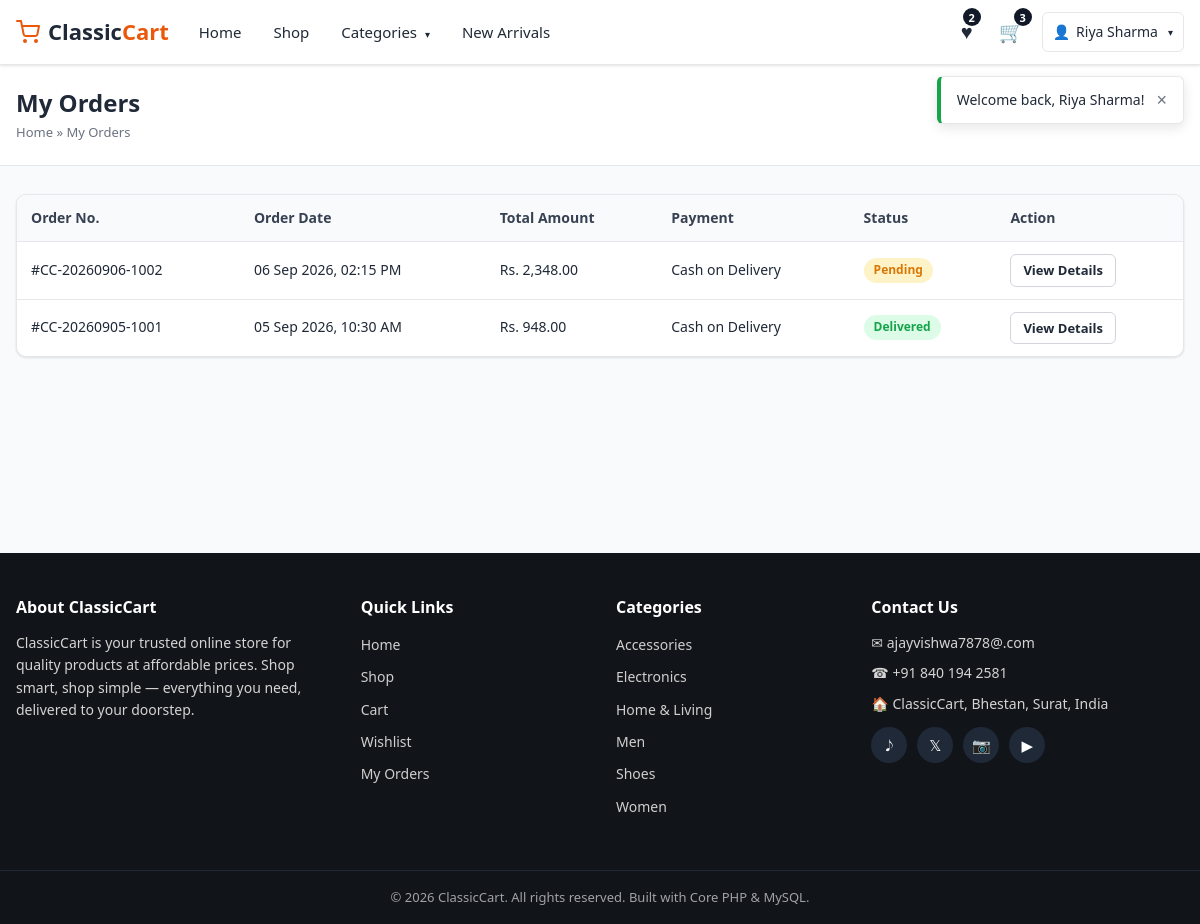
Screenshot of /orders.php (signed in) with the database file from the repository.
### tables this page shows
CREATE TABLE `users` (
  `id` INT(11) NOT NULL AUTO_INCREMENT,
  `name` VARCHAR(100) NOT NULL,
  `email` VARCHAR(150) NOT NULL,
  `phone` VARCHAR(20) DEFAULT NULL,
  `password` VARCHAR(255) NOT NULL,
  `address` TEXT DEFAULT NULL,
  `city` VARCHAR(100) DEFAULT NULL,
  `state` VARCHAR(100) DEFAULT NULL,
  `pincode` VARCHAR(10) DEFAULT NULL,
  `status` TINYINT(1) NOT NULL DEFAULT 1 COMMENT '1 = active, 0 = inactive',
  `created_at` TIMESTAMP NOT NULL DEFAULT CURRENT_TIMESTAMP,
  PRIMARY KEY (`id`),
  UNIQUE KEY `uq_user_email` (`email`)
);

CREATE TABLE `orders` (
  `id` INT(11) NOT NULL AUTO_INCREMENT,
  `order_number` VARCHAR(50) NOT NULL,
  `user_id` INT(11) DEFAULT NULL,
  `name` VARCHAR(100) NOT NULL,
  `email` VARCHAR(150) NOT NULL,
  `phone` VARCHAR(20) NOT NULL,
  `address` TEXT NOT NULL,
  `city` VARCHAR(100) NOT NULL,
  `state` VARCHAR(100) NOT NULL,
  `pincode` VARCHAR(10) NOT NULL,
  `subtotal` DECIMAL(10,2) NOT NULL DEFAULT 0.00,
  `shipping` DECIMAL(10,2) NOT NULL DEFAULT 0.00,
  `total` DECIMAL(10,2) NOT NULL DEFAULT 0.00,
  `payment_method` VARCHAR(50) NOT NULL DEFAULT 'Cash on Delivery',
  `status` ENUM('Pending','Confirmed','Processing','Shipped','Delivered','Cancelled') NOT NULL DEFAULT 'Pending',
  `created_at` TIMESTAMP NOT NULL DEFAULT CURRENT_TIMESTAMP,
  PRIMARY KEY (`id`),
  UNIQUE KEY `uq_order_number` (`order_number`),
  KEY `idx_order_user` (`user_id`),
  CONSTRAINT `fk_order_user` FOREIGN KEY (`user_id`) REFERENCES `users` (`id`) ON DELETE SET NULL ON UPDATE CASCADE
);

CREATE TABLE `categories` (
  `id` INT(11) NOT NULL AUTO_INCREMENT,
  `name` VARCHAR(100) NOT NULL,
  `image` VARCHAR(255) DEFAULT NULL,
  `description` TEXT DEFAULT NULL,
  `status` TINYINT(1) NOT NULL DEFAULT 1 COMMENT '1 = active, 0 = inactive',
  `created_at` TIMESTAMP NOT NULL DEFAULT CURRENT_TIMESTAMP,
  PRIMARY KEY (`id`),
  UNIQUE KEY `uq_category_name` (`name`)
);

### config/database.php (called while the page is built, shortened)
<?php
function db(): PDO
{
    static $pdo = null;
    if ($pdo === null) {
        try {
            $pdo = new PDO(
                'mysql:host=' . DB_HOST . ';dbname=' . DB_NAME . ';charset=utf8mb4',
                DB_USER,
                DB_PASS,
                array(
                    PDO::ATTR_ERRMODE            => PDO::ERRMODE_EXCEPTION,
                    PDO::ATTR_DEFAULT_FETCH_MODE => PDO::FETCH_ASSOC,
                    PDO::ATTR_EMULATE_PREPARES   => false,
                )
            );
        } catch (PDOException $e) {
            die('Database connection could not be established. Please check your configuration in config/database.php and make sure the database was imported.');
        }
    }
    return $pdo;
}

### includes/auth.php (called while the page is built, shortened)
<?php
require_once __DIR__ . '/functions.php';
function current_user(): ?array
{
    $stmt = db()->prepare('SELECT * FROM users WHERE id = ? LIMIT 1');
    $stmt->execute(array((int)$_SESSION['user_id']));
    $user = $stmt->fetch();
    if ($user && (int)$user['status'] === 1) {
        return $user;
    }
    return null;
}

### includes/functions.php (called while the page is built, shortened)
<?php
require_once __DIR__ . '/../config/database.php';
function e(?string $value): string
{
    return htmlspecialchars((string)$value, ENT_QUOTES, 'UTF-8');
}
function money($amount): string
{
    return 'Rs. ' . number_format((float)$amount, 2);
}
function format_date(string $datetime): string
{
    return date('d M Y, h:i A', strtotime($datetime));
}
function cart_count(): int
{
    $user = current_user();
    $stmt = db()->prepare('SELECT COALESCE(SUM(quantity),0) AS total FROM cart WHERE user_id = ?');
    $stmt->execute(array($user['id']));
    return (int)$stmt->fetch()['total'];
}
function wishlist_count(): int
{
    $user = current_user();
    $stmt = db()->prepare('SELECT COUNT(*) AS total FROM wishlist WHERE user_id = ?');
    $stmt->execute(array($user['id']));
    return (int)$stmt->fetch()['total'];
}
function get_categories(bool $activeOnly = true): array
{
    $sql = 'SELECT c.*, (SELECT COUNT(*) FROM products p WHERE p.category_id = c.id AND p.status = 1) AS product_count
            FROM categories c';
    if ($activeOnly) {
        $sql .= ' WHERE c.status = 1';
    }
    $sql .= ' ORDER BY c.name';
    return db()->query($sql)->fetchAll();
}
function order_status_classes(string $status): string
{
    $map = array(
        'Pending'    => 'badge-warning',
        'Confirmed'  => 'badge-info',
        'Processing' => 'badge-primary',
        'Shipped'    => 'badge-secondary',
        'Delivered'  => 'badge-success',
        'Cancelled'  => 'badge-danger',
    );
    return $map[$status] ?? 'badge-secondary';
}
    ?>

### orders.php (the view, shortened to what this page needs)
<?php
require_once 'includes/auth.php';
$user = current_user();
$stmt = db()->prepare('SELECT * FROM orders WHERE user_id = ? ORDER BY created_at DESC');
$stmt->execute(array($user['id']));
$orders = $stmt->fetchAll();
include 'includes/header.php';
?>
<section class="page-header">
    <div class="container">
        <h1>My Orders</h1>
        <div class="breadcrumb"><a href="index.php">Home</a> &raquo; My Orders</div>
    </div>
</section>
<div class="container">
    <?php if (empty($orders)) { ?>
        <div class="empty-state card">
            <div class="empty-icon">&#128196;</div>
            <h3>No orders yet</h3>
            <p>When you place an order it will appear here.</p>
            <a href="shop.php" class="btn btn-primary">Start Shopping</a>
        </div>
    <?php } else { ?>
        <div class="card" style="padding:0; overflow:hidden;">
            <div class="table-responsive">
                <table class="table" style="margin:0; border:none;">
                    <thead>
                        <tr>
                            <th>Order No.</th>
                            <th>Order Date</th>
                            <th>Total Amount</th>
                            <th>Payment</th>
                            <th>Status</th>
                            <th>Action</th>
                        </tr>
                    </thead>
                    <tbody>
                        <?php foreach ($orders as $order) { ?>
                            <tr>
                                <td>#<?php echo e($order['order_number']); ?></td>
                                <td><?php echo format_date($order['created_at']); ?></td>
                                <td><?php echo money($order['total']); ?></td>
                                <td><?php echo e($order['payment_method']); ?></td>
                                <td><span class="badge <?php echo order_status_classes($order['status']); ?>"><?php echo e($order['status']); ?></span></td>
                                <td><a href="order-details.php?id=<?php echo (int)$order['id']; ?>" class="btn btn-outline btn-sm">View Details</a></td>
                            </tr>
                        <?php } ?>
                    </tbody>
                </table>
            </div>
        </div>
    <?php } ?>
</div>
<?php include 'includes/footer.php'; ?>

### includes/navbar.php (shortened to what this page needs)
<?php
$navCategories = get_categories(true);
$cartCount     = 0;
$wishlistTotal = 0;
if (!empty($current_user)) {
    $cartCount     = cart_count();
    $wishlistTotal = wishlist_count();
}
$active = basename($_SERVER['SCRIPT_NAME']);
?>
<header class="navbar">
    <div class="container navbar-inner">
        <a href="index.php" class="navbar-brand">
            <span class="brand-icon">
            </span>
            <span class="brand-text">Classic<span>Cart</span></span>
        </a>
        <nav class="navbar-menu" id="navbarMenu">
            <ul class="navbar-nav">
                <li><a href="index.php" class="<?php echo $active === 'index.php' ? 'active' : ''; ?>">Home</a></li>
                <li><a href="shop.php" class="<?php echo $active === 'shop.php' ? 'active' : ''; ?>">Shop</a></li>
                <li class="has-dropdown">
                    <a href="shop.php">Categories <span class="caret">&#9662;</span></a>
                </li>
                <li><a href="shop.php?sort=newest">New Arrivals</a></li>
            </ul>
        </nav>
        <div class="navbar-actions">
            <a href="wishlist.php" class="action-link" title="Wishlist">
                <span class="action-icon">&#9829;</span>
                <?php if (!empty($current_user)) { ?><span class="count-badge" id="wishlistCount"><?php echo (int)$wishlistTotal; ?></span><?php } ?>
            </a>
            <a href="cart.php" class="action-link" title="Cart">
                <span class="action-icon">&#128722;</span>
                <?php if (!empty($current_user)) { ?><span class="count-badge" id="cartCount"><?php echo (int)$cartCount; ?></span><?php } ?>
            </a>
            <?php if (!empty($current_user)) { ?>
                <div class="user-menu has-dropdown">
                    <a href="profile.php" class="user-btn">
                        <span class="action-icon">&#128100;</span>
                        <span class="user-name"><?php echo e($current_user['name']); ?></span>
                        <span class="caret">&#9662;</span>
                    </a>
                </div>
            <?php } else { ?>
                <a href="login.php" class="btn btn-outline btn-sm">Login</a>
                <a href="register.php" class="btn btn-primary btn-sm">Register</a>
            <?php } ?>
        </div>
    </div>
</header>

### includes/footer.php (shortened to what this page needs)
<?php
$footerCategories = get_categories(true);
?>
</main>
<footer class="footer">
    <div class="container">
        <div class="footer-grid">
            <div class="footer-col">
                <h4>About ClassicCart</h4>
                <p>ClassicCart is your trusted online store for quality products at affordable prices.
                Shop smart, shop simple &mdash; everything you need, delivered to your doorstep.</p>
            </div>
            <div class="footer-col">
                <h4>Quick Links</h4>
                <ul>
                    <li><a href="index.php">Home</a></li>
                    <li><a href="shop.php">Shop</a></li>
                    <li><a href="cart.php">Cart</a></li>
                    <li><a href="wishlist.php">Wishlist</a></li>
                    <li><a href="orders.php">My Orders</a></li>
                </ul>
            </div>
            <div class="footer-col">
                <h4>Categories</h4>
                <ul>
                    <?php foreach ($footerCategories as $cat) { ?>
                        <li><a href="shop.php?category=<?php echo (int)$cat['id']; ?>"><?php echo e($cat['name']); ?></a></li>
                    <?php } ?>
                </ul>
            </div>
            <div class="footer-col">
                <h4>Contact Us</h4>
                <ul class="contact-list">
                    <li>&#9993; ajayvishwa7878@.com</li>
                    <li>&#9742; +91 840 194 2581</li>
                    <li>&#127968; ClassicCart, Bhestan, Surat, India</li>
                </ul>
                <div class="social-icons">
                    <a href="#" aria-label="Facebook">&#119136;</a>
                    <a href="#" aria-label="Twitter">&#120143;</a>
                    <a href="#" aria-label="Instagram">&#128247;</a>
                    <a href="#" aria-label="YouTube">&#9654;</a>
                </div>
            </div>
        </div>
    </div>
    <div class="footer-bottom">
        <div class="container">
            <p>&copy; <?php echo date('Y'); ?> ClassicCart. All rights reserved. Built with Core PHP &amp; MySQL.</p>
        </div>
    </div>
</footer>
</body>
</html>

### rows the page displays
users: name "Riya Sharma"
orders: order_number "CC-20260906-1002", created_at "06 Sep 2026, 02:15 PM", total "Rs. 2,348.00", payment_method "Cash on Delivery", status "Pending"
orders: order_number "CC-20260905-1001", created_at "05 Sep 2026, 10:30 AM", total "Rs. 948.00", payment_method "Cash on Delivery", status "Delivered"
categories: name "Accessories"
categories: name "Electronics"
categories: name "Home & Living"
categories: name "Men"
categories: name "Shoes"
categories: name "Women"

### other values shown
$wishlistTotal "2"
$cartCount "3"
$msg "Welcome back, Riya Sharma!"
